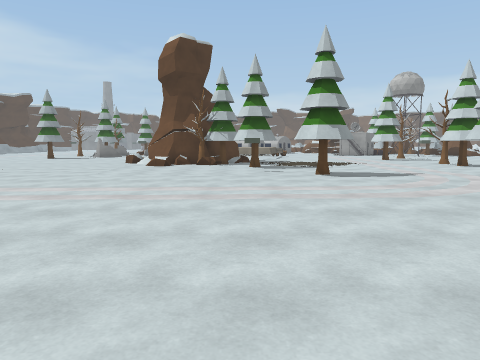
[1] (above)

24 first-person views from a walk through a Unity game level. The camera is 1.4 m above the floor, tilts 6° down and sees 70° across. The floor is counted in squares, 2 m on a side. Each view is taken from the middle of a square. On the plan, view 1 faces up. The plan holds only what a view shows up to about 11 squares ahead; the rest is blank. The place goes on beyond the plan. Some surface patterns are stand-ins.

[2]
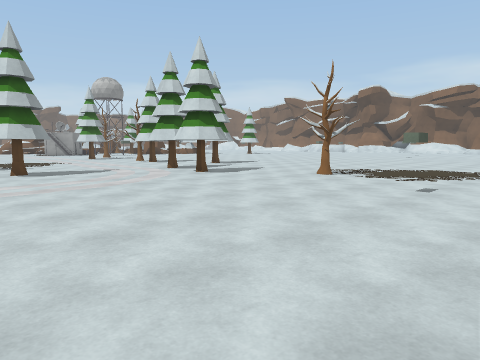

[3]
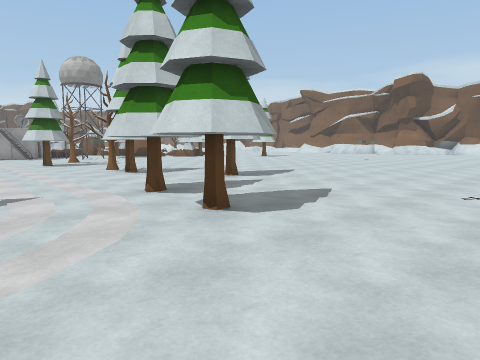

[4]
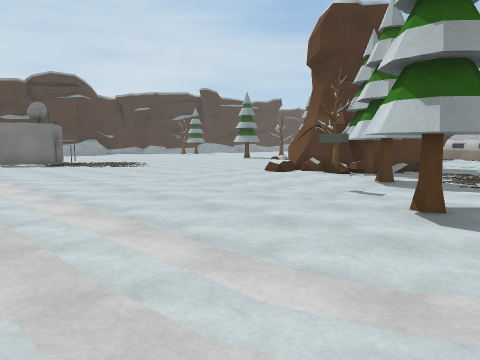

[5]
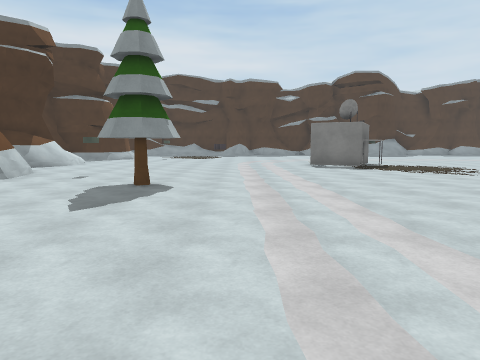

[6]
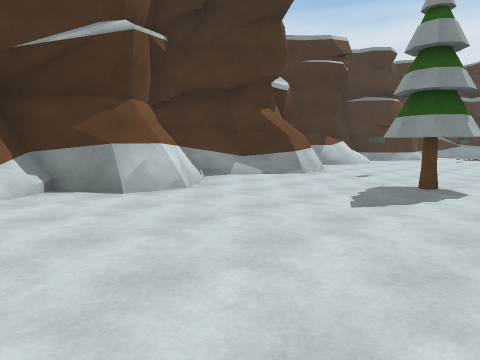

[7]
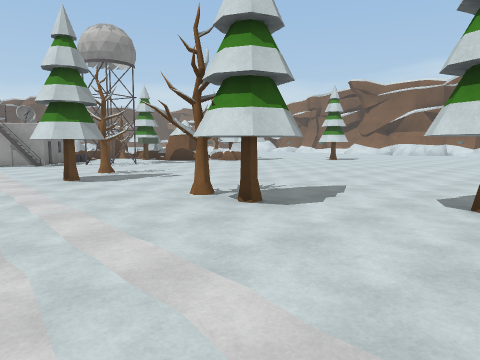

[8]
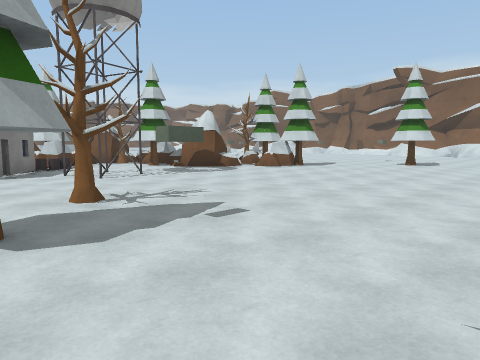

[9]
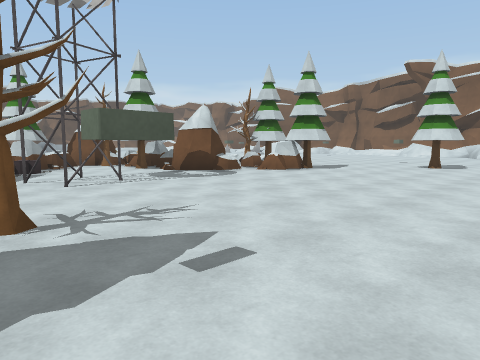

[10]
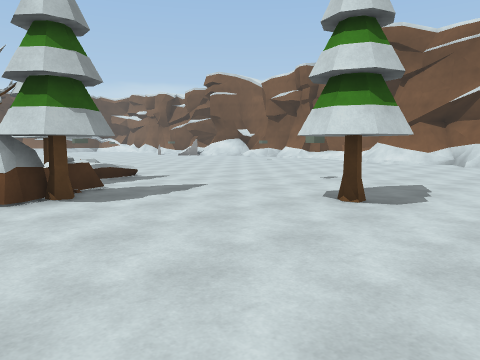

[11]
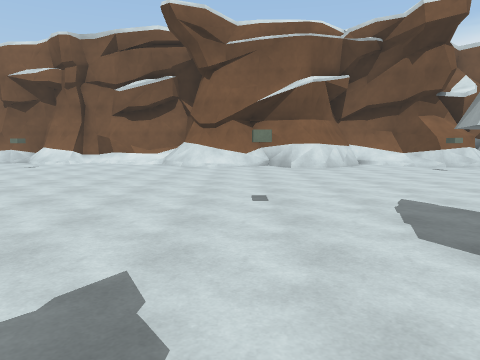

[12]
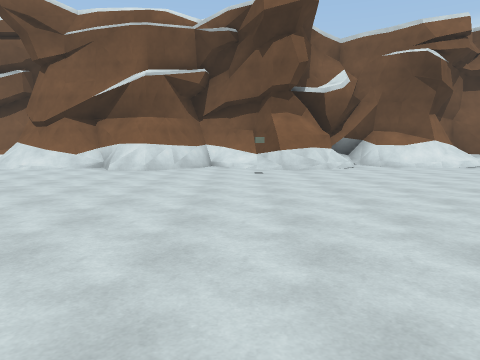

[13]
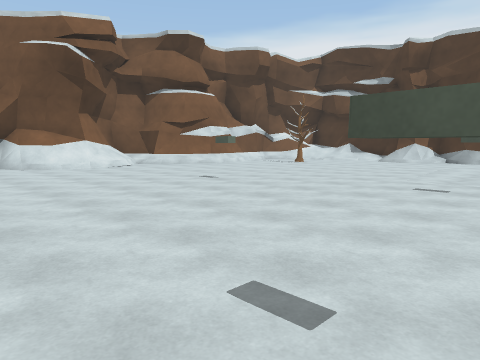

[14]
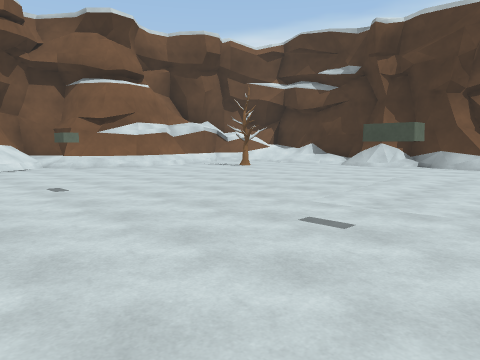

[15]
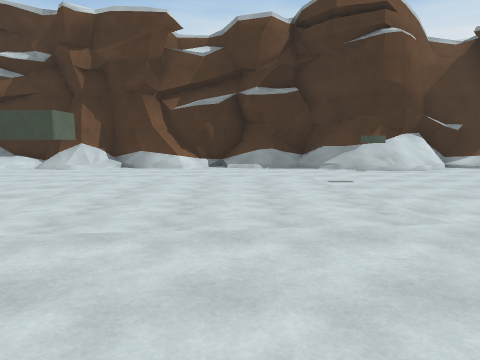

[16]
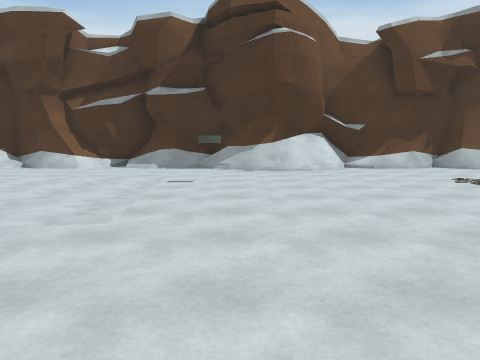

[17]
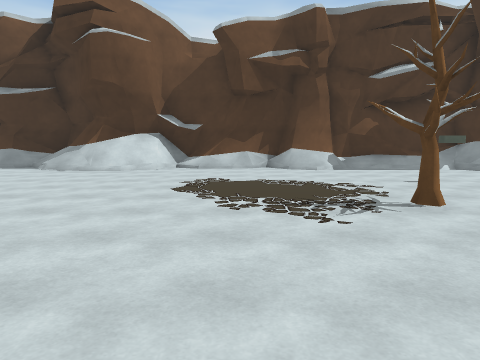

[18]
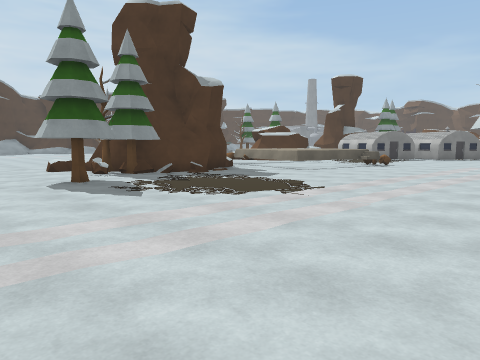

[19]
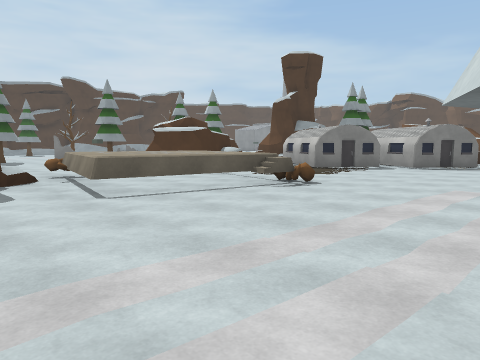

[20]
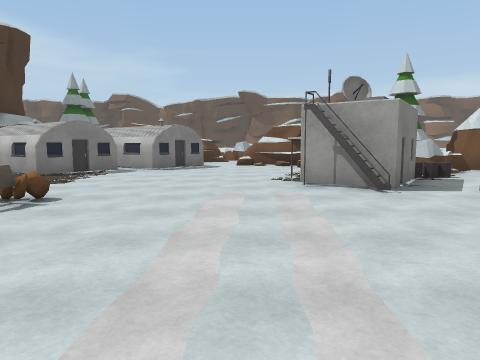

[21]
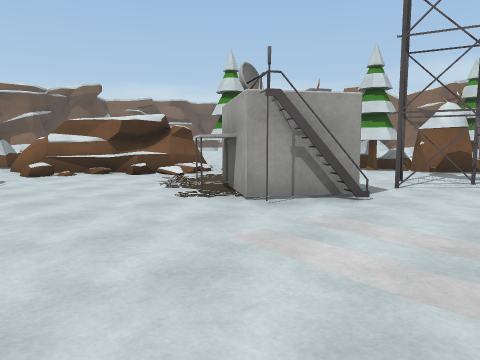

[22]
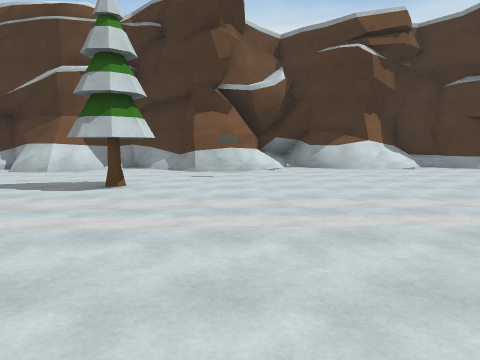

[23]
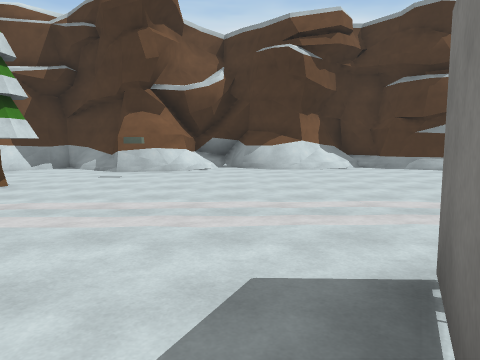

[24]
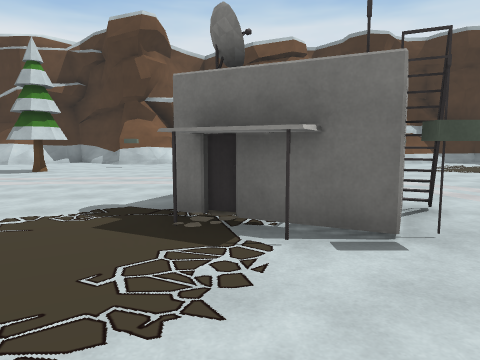

### Floor plan
Key: @ floor where view 1 was taken; # wall or solid block; . main floor; : floor 0.25 m higher than the main floor; + floor 0.5 m higher than the main floor; * floor 0.75 m higher than the main floor; / step, stairs or slope; = window, fence, low wall or low ledge; ^ raised ledge; T tree; B building; R rock; O other object.
Columns run from 12 left of view 1 to 29 right of it. Each row starts with its distance up from view 1.
 26                #...###TRR
 25              ###....#TTRR             ..
 24            ###.......RR.TR          ..O.
 23             ##.......RR.TRR    ..  .....
 22              .....B##^..TT  ==..........
 21           #=  ....###...TRROT#..........
 20          ## .......B.##..RRTT..........##
 19         =#  ^^^......#....RTT..........##
 18            ^^^^............T....O......##
 17         ...^^^.........................##
 16         ..==^^......T.........T......./##
 15           ##......TTO................./##
 14            #/........................../#
 13         =###/..............  ........O. #
 12         .##TT......T........  .........##
 11   .. ....=..T......T...................#
 10  ...........TT...............O.........#
  9 ............O.......TT...    ............#
  8 .#B...........T..TT.T.....   ...........##
  7 B##...............T........  ..........=#
  6   ...............TT...............O.....##
  5  .............................O..........#
  4 ........................................##
  3 .......T...........T...................##
  2 .......T...............................#
  1 .....O...........O....................
  0 ............@........................T
 -1 .....##..###//......................
 -2 +#///###.####  ..........=..........
 -3 ##########    ^ =#####*####.://##/###
 -4               ^^^####################

Where each view was taken, in squares from view 1:
view 1: 0 up, 0 right, facing up
view 2: 1 down, 0 right, facing up-right
view 3: 3 up, 3 right, facing up-right
view 4: 4 up, 3 right, facing up-left
view 5: 4 up, 1 right, facing left
view 6: 4 up, 1 right, facing down-left
view 7: 8 up, 4 right, facing up-right
view 8: 12 up, 6 right, facing up-right
view 9: 13 up, 7 right, facing up-right
view 10: 14 up, 14 right, facing up-right
view 11: 18 up, 16 right, facing right
view 12: 13 up, 17 right, facing right
view 13: 11 up, 17 right, facing down-right
view 14: 8 up, 17 right, facing down-right
view 15: 7 up, 17 right, facing down
view 16: 7 up, 14 right, facing down
view 17: 7 up, 9 right, facing down
view 18: 8 up, 7 right, facing up-left
view 19: 14 up, 6 right, facing up-left
view 20: 15 up, 5 right, facing up
view 21: 18 up, 3 right, facing up-right
view 22: 8 up, 7 left, facing down
view 23: 8 up, 9 left, facing down
view 24: 11 up, 10 left, facing down
